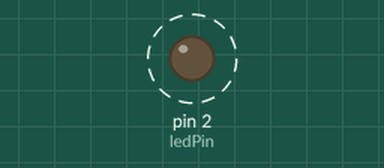
A sketch run on a simulated Arduino Uno, built with avr-gcc and run on an emulated ATmega328P. Shown: output pins drawn as LEDs (lit = HIGH). Dashed ring = blinking.

Above: at 0.5 s.
Timing chart, 0 to 4.6 s (numbered marks = the images above):
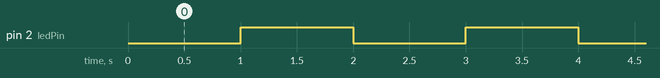

Measured:
- by itself, pin 2 (ledPin): alternates HIGH for 1.0 s and LOW for 1.0 s

The sketch:

ex02.ino
```cpp
const int ledPin = 2;
unsigned long lastMillis = 0;
const long interval = 1000;

void setup() {
  pinMode(ledPin, OUTPUT);
}

void loop() {
  unsigned long currentMillis = millis();

  if (currentMillis - lastMillis >= interval) {
    lastMillis = currentMillis;

    int state = digitalRead(ledPin);
    digitalWrite(ledPin, !state);
  }
}
```
